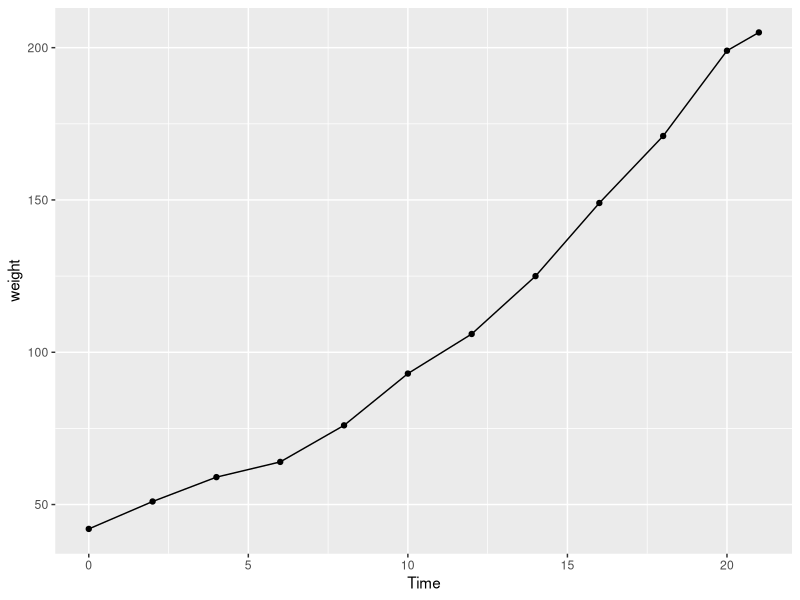
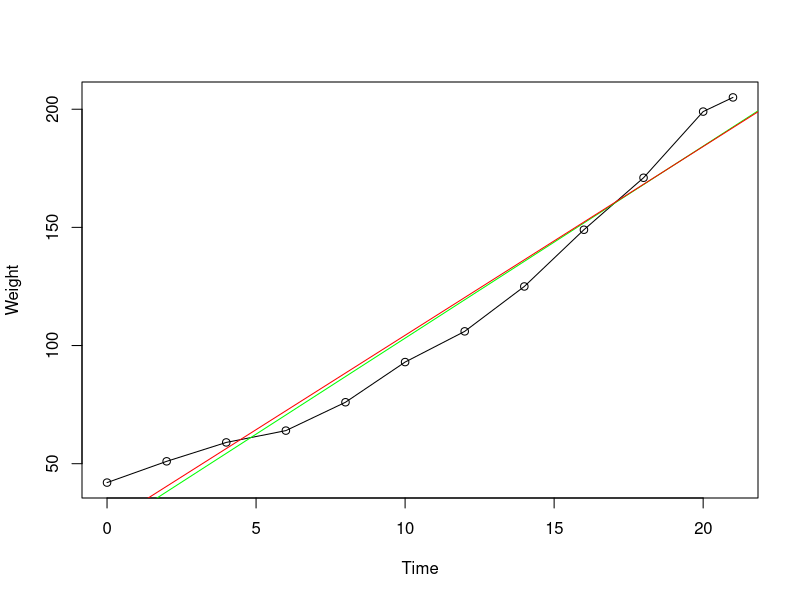
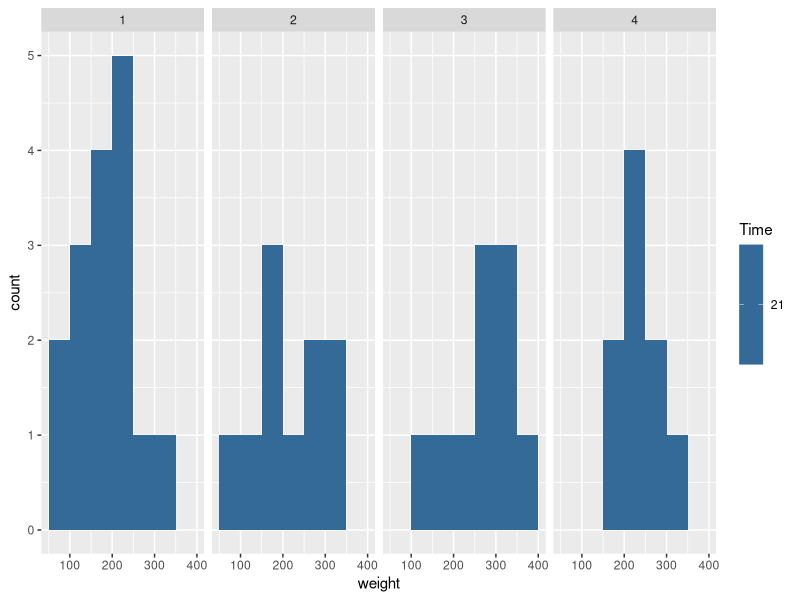
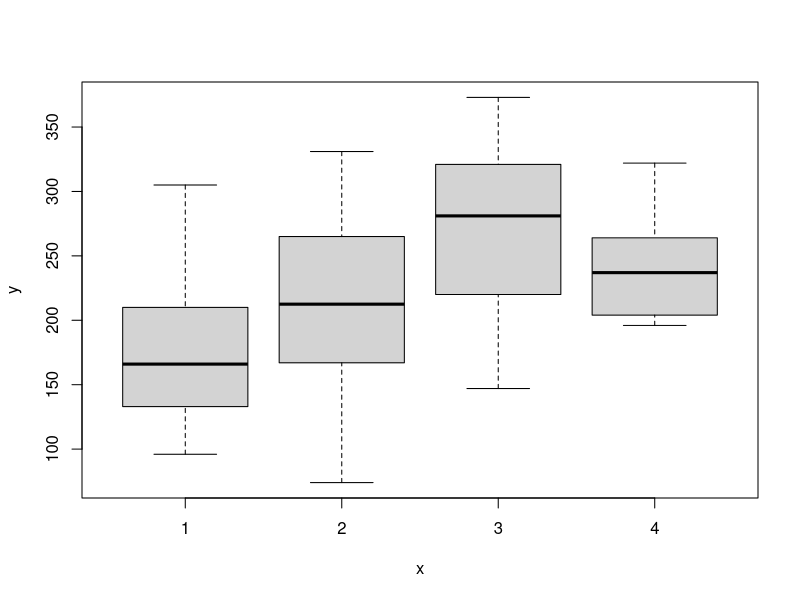
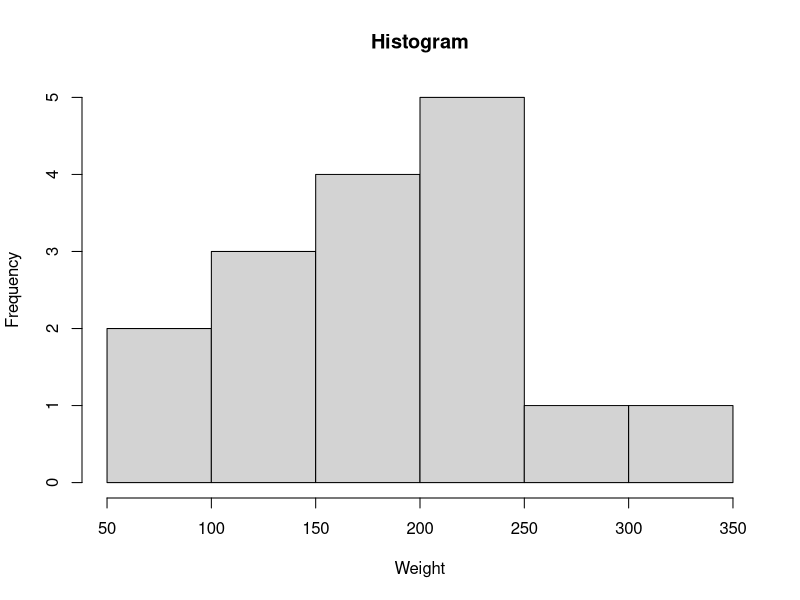
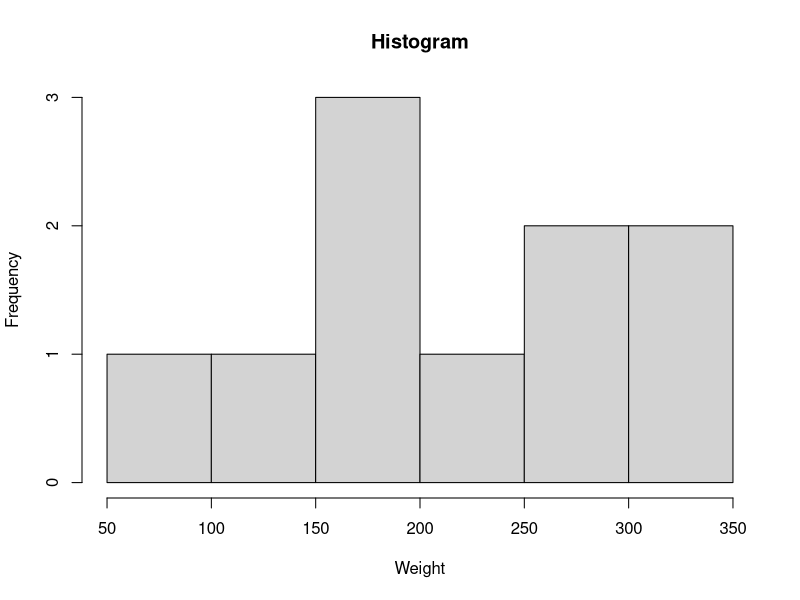
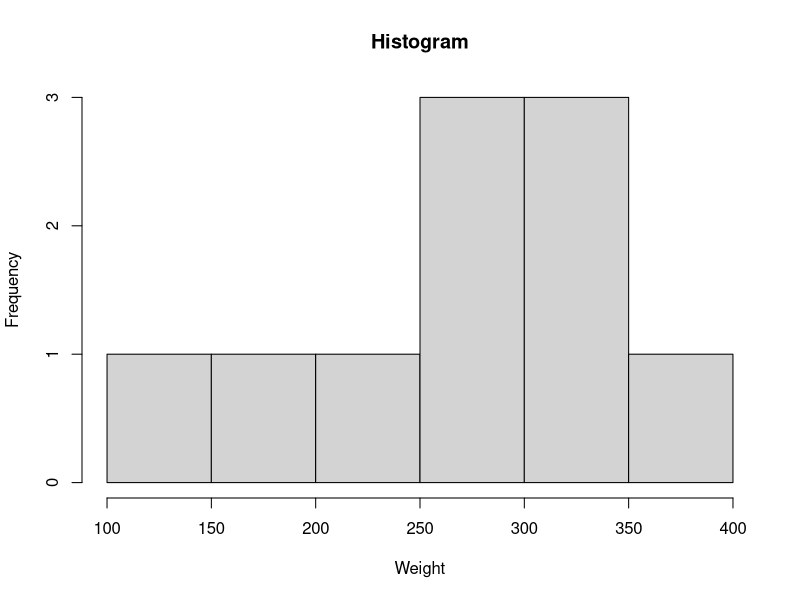
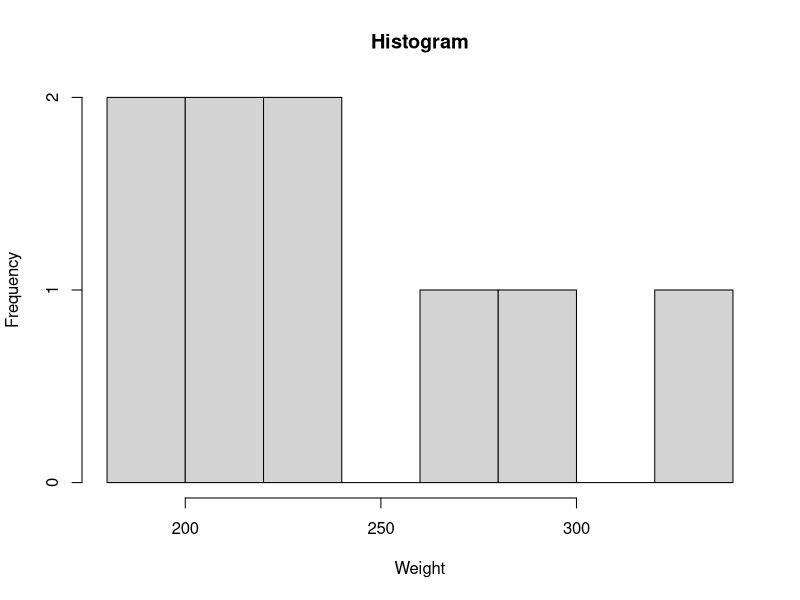

Source code (R) for these figures, in order:
# Load libraries
library("ggplot2")

# you may need to install GGPLOT2 first as follows
# install.packages("ggplot2")

# Load the dataset
data(ChickWeight)

# check the data
str(ChickWeight)

##### Exercise 1.8.1
### Question i)
# Subset data for chick 1
ChickWeight1 <- ChickWeight[ ChickWeight$Chick == 1 , ]
# Create Plot using GGPLOT2
ggplot(ChickWeight1) + geom_point(aes(x=Time, y=weight)) + geom_line(aes(x = Time, y = weight))

### Alternatively, Create Plot using Plot function
plot(x = ChickWeight1$Time, y = ChickWeight1$weight, xlab = "Time", ylab = "Weight")
# Join the points
lines(ChickWeight1$Time, ChickWeight1$weight)
# Draw a single line through all the data (like the line of best fit)
abline(line(ChickWeight1$Time, ChickWeight1$weight), col="green")
# Use a different (but similiar) algorithm for the line of best fit
abline(lsfit(ChickWeight1$Time, ChickWeight1$weight), col="red")

### Question ii)
# Look at data
ChickWeight1

# get a vector of the vectors and get the first and last values
weight0 <- ChickWeight1$weight[1]
weight21 <- ChickWeight1$weight[12]

times_heavier <- weight21 / weight0
# 4.880952

### Question iii)

# Get the weights of all the chick Weights and use `which.max` to find the index of the maximum
idx <- which.max(ChickWeight$weight)
# Next use this index pull out this row from ChickWright
heaviestChickRow <- ChickWeight[idx,]
heaviestChick <- ChickWeight[idx,]$Chick
#35


### Question iv)
# Make histograms for the weights of the chicks on the four different diets after 21 days. Save them as PNG files.
ChickWeight21Days = ChickWeight[ChickWeight$Time == 21,]
# my old attempt (was a bar plot and not a histogram)
# ggplot(ChickWeight21Days, aes(Diet, weight)) + geom_bar(stat="identity", position = "dodge", aes(fill=Chick), colour="black")
# ggplot(ChickWeight21Days, aes(Diet, weight)) + geom_bar(stat="identity")

ggplot(ChickWeight21Days) + geom_histogram(aes(weight, fill=Time), breaks=seq(50, 400, by = 50)) + facet_grid(. ~ Diet)

### Alternatively, use default plot command
# Try the original plot command we used for the scatterplot - see some interesting stuff (it automatically draw a boxplot)
plot(x = ChickWeight21Days$Diet, y = ChickWeight21Days$weight, )

# Subset the ChickWeight21Days further based on the diet
ChickWeight21Days_diet1 <- ChickWeight21Days[ChickWeight21Days$Diet == 1,]
ChickWeight21Days_diet2 <- ChickWeight21Days[ChickWeight21Days$Diet == 2,]
ChickWeight21Days_diet3 <- ChickWeight21Days[ChickWeight21Days$Diet == 3,]
ChickWeight21Days_diet4 <- ChickWeight21Days[ChickWeight21Days$Diet == 4,]

# Draw the histogram (and assign to a variable)
hist(x = ChickWeight21Days_diet1$weight, main="Histogram", xlab="Weight", ylab="Frequency")
hist(x = ChickWeight21Days_diet2$weight, main="Histogram", xlab="Weight", ylab="Frequency")
hist(x = ChickWeight21Days_diet3$weight, main="Histogram", xlab="Weight", ylab="Frequency")
hist(x = ChickWeight21Days_diet4$weight, main="Histogram", xlab="Weight", ylab="Frequency")

# lines(density(ChickWeight21Days_diet1$weight)) #plot a density curve

###Question v)
aggregate(ChickWeight21Days$weight, list(ChickWeight21Days$Diet), mean)
#   Group.1        x
# 1       1 177.7500
# 2       2 214.7000
# 3       3 270.3000
# 4       4 238.5556

aggregate(ChickWeight21Days$weight, list(ChickWeight21Days$Diet), sd)
#   Group.1        x
# 1       1 58.70207
# 2       2 78.13813
# 3       3 71.62254
# 4       4 43.34775

